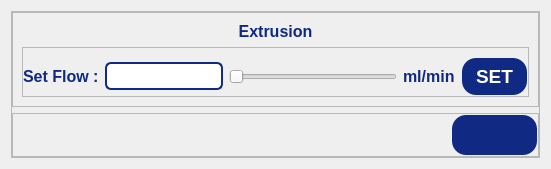
                         <widget class="QWidget" name="extrusionPpage">
                          <layout class="QHBoxLayout" name="horizontalLayout_42">
                           <item>
                            <widget class="QFrame" name="pressureFrame">
                             <property name="frameShape">
                              <enum>QFrame::Shape::StyledPanel</enum>
                             </property>
                             <property name="frameShadow">
                              <enum>QFrame::Shadow::Raised</enum>
                             </property>
                             <layout class="QVBoxLayout" name="verticalLayout_60">
                              <property name="leftMargin">
                               <number>0</number>
                              </property>
                              <property name="topMargin">
                               <number>0</number>
                              </property>
                              <property name="rightMargin">
                               <number>0</number>
                              </property>
                              <property name="bottomMargin">
                               <number>0</number>
                              </property>
                              <item>
                               <widget class="QFrame" name="printheadFrame_4">
                                <property name="frameShape">
                                 <enum>QFrame::Shape::StyledPanel</enum>
                                </property>
                                <property name="frameShadow">
                                 <enum>QFrame::Shadow::Raised</enum>
                                </property>
                                <layout class="QVBoxLayout" name="verticalLayout_61">
                                 <item>
                                  <widget class="QLabel" name="label_38">
                                   <property name="minimumSize">
                                    <size>
                                     <width>0</width>
                                     <height>15</height>
                                    </size>
                                   </property>
                                   <property name="font">
                                    <font>
                                     <pointsize>12</pointsize>
                                     <bold>true</bold>
                                    </font>
                                   </property>
                                   <property name="styleSheet">
                                    <string notr="true">QLabel {
    color: rgb(16, 42, 131);
}</string>
                                   </property>
                                   <property name="text">
                                    <string>Extrusion</string>
                                   </property>
                                   <property name="alignment">
                                    <set>Qt::AlignmentFlag::AlignCenter</set>
                                   </property>
                                  </widget>
                                 </item>
                                 <item>
                                  <widget class="QFrame" name="frame_27">
                                   <property name="sizePolicy">
                                    <sizepolicy hsizetype="Expanding" vsizetype="Expanding">
                                     <horstretch>0</horstretch>
                                     <verstretch>0</verstretch>
                                    </sizepolicy>
                                   </property>
                                   <property name="minimumSize">
                                    <size>
                                     <width>0</width>
                                     <height>35</height>
                                    </size>
                                   </property>
                                   <property name="frameShape">
                                    <enum>QFrame::Shape::StyledPanel</enum>
                                   </property>
                                   <property name="frameShadow">
                                    <enum>QFrame::Shadow::Raised</enum>
                                   </property>
                                   <layout class="QHBoxLayout" name="horizontalLayout_62" stretch="1,0,5,0,2">
                                    <property name="leftMargin">
                                     <number>0</number>
                                    </property>
                                    <property name="rightMargin">
                                     <number>0</number>
                                    </property>
                                    <property name="bottomMargin">
                                     <number>0</number>
                                    </property>
                                    <item>
                                     <widget class="QLabel" name="label_40">
                                      <property name="font">
                                       <font>
                                        <pointsize>12</pointsize>
                                        <bold>true</bold>
                                       </font>
                                      </property>
                                      <property name="styleSheet">
                                       <string notr="true">QLabel {
    color: rgb(16, 42, 131);
}</string>
                                      </property>
                                      <property name="text">
                                       <string>Set Flow :</string>
                                      </property>
                                     </widget>
                                    </item>
                                    <item>
                                     <widget class="QLineEdit" name="prsetLineEdit">
                                      <property name="styleSheet">
                                       <string notr="true">QLineEdit {
    border: 2px solid #102a83;
    border-radius: 6px;       /* Optional: for rounded corners */
    padding: 4px;             /* Optional: inner spacing */
    color: #102a83;           /* Text color inside the line edit */
}
</string>
                                      </property>
                                     </widget>
                                    </item>
                                    <item>
                                     <widget class="QSlider" name="preHorizontalSlider">
                                      <property name="orientation">
                                       <enum>Qt::Orientation::Horizontal</enum>
                                      </property>
                                     </widget>
                                    </item>
                                    <item>
                                     <widget class="QLabel" name="label_43">
                                      <property name="font">
                                       <font>
                                        <pointsize>12</pointsize>
                                        <bold>true</bold>
                                       </font>
                                      </property>
                                      <property name="styleSheet">
                                       <string notr="true">QLabel {
    color: rgb(16, 42, 131);
}</string>
                                      </property>
                                      <property name="text">
                                       <string>ml/min</string>
                                      </property>
                                     </widget>
                                    </item>
                                    <item>
                                     <widget class="QPushButton" name="prsetPushButton">
                                      <property name="enabled">
                                       <bool>true</bool>
                                      </property>
                                      <property name="sizePolicy">
                                       <sizepolicy hsizetype="Expanding" vsizetype="Expanding">
                                        <horstretch>0</horstretch>
                                        <verstretch>0</verstretch>
                                       </sizepolicy>
                                      </property>
                                      <property name="maximumSize">
                                       <size>
                                        <width>100</width>
                                        <height>50</height>
                                       </size>
                                      </property>
                                      <property name="font">
                                       <font>
                                        <pointsize>14</pointsize>
                                        <bold>true</bold>
                                       </font>
                                      </property>
                                      <property name="styleSheet">
                                       <string notr="true">QPushButton {
	color: rgb(255, 255, 255);	
	background-color: rgb(16, 42, 131);
	border-color: transparent;
	border-style: outset;
	border-radius: 15px;
	border-width: 2px;
	padding: 6px;
}

QPushButton:hover {
	color: rgb(16, 42, 131);
	background-color: rgb(167, 198, 229);
	border-color: rgb(16, 42, 131);
}

QPushButton:disabled {
	background-color: rgb(172, 172, 172);
}</string>
                                      </property>
                                      <property name="text">
                                       <string>SET</string>
                                      </property>
                                     </widget>
                                    </item>
                                   </layout>
                                  </widget>
                                 </item>
                                </layout>
                               </widget>
                              </item>
                              <item>
                               <widget class="QFrame" name="frame_28">
                                <property name="frameShape">
                                 <enum>QFrame::Shape::StyledPanel</enum>
                                </property>
                                <property name="frameShadow">
                                 <enum>QFrame::Shadow::Raised</enum>
                                </property>
                                <layout class="QHBoxLayout" name="horizontalLayout_63" stretch="5,1">
                                 <property name="leftMargin">
                                  <number>0</number>
                                 </property>
                                 <property name="topMargin">
                                  <number>0</number>
                                 </property>
                                 <property name="rightMargin">
                                  <number>0</number>
                                 </property>
                                 <property name="bottomMargin">
                                  <number>0</number>
                                 </property>
                                 <item>
                                  <spacer name="horizontalSpacer_18">
                                   <property name="orientation">
                                    <enum>Qt::Orientation::Horizontal</enum>
                                   </property>
                                   <property name="sizeHint" stdset="0">
                                    <size>
                                     <width>446</width>
                                     <height>20</height>
                                    </size>
                                   </property>
                                  </spacer>
                                 </item>
                                 <item>
                                  <widget class="QPushButton" name="parabkprPushButton">
                                   <property name="font">
                                    <font>
                                     <pointsize>17</pointsize>
                                     <bold>true</bold>
                                    </font>
                                   </property>
                                   <property name="styleSheet">
                                    <string notr="true">QPushButton {
	color: rgb(255, 255, 255);	
	background-color: rgb(16, 42, 131);
	border-color: transparent;
	border-style: outset;
	border-radius: 15px;
	border-width: 2px;
	padding: 6px;
}

QPushButton:hover {
	color: rgb(16, 42, 131);
	background-color: rgb(167, 198, 229);
	border-color: rgb(16, 42, 131);
}

QPushButton:disabled {
	background-color: rgb(172, 172, 172);
}</string>
                                   </property>
                                   <property name="text">
                                    <string/>
                                   </property>
                                   <property name="icon">
                                    <iconset resource="resources.qrc">
                                     <normaloff>:/icons/icons/arrow-left.svg</normaloff>:/icons/icons/arrow-left.svg</iconset>
                                   </property>
                                   <property name="iconSize">
                                    <size>
                                     <width>24</width>
                                     <height>24</height>
                                    </size>
                                   </property>
                                  </widget>
                                 </item>
                                </layout>
                               </widget>
                              </item>
                             </layout>
                            </widget>
                           </item>
                          </layout>
                         </widget>
